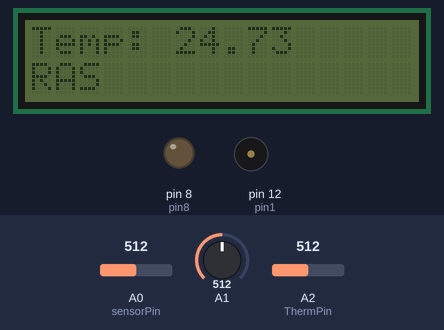
A sketch run on a simulated Arduino Uno, built with avr-gcc and run on an emulated ATmega328P. Shown: 16×2 character LCD, output pins drawn as LEDs (lit = HIGH), buzzer (waves = sounding). Inputs (shaded band) come from the test bench; at power-on: A2 (ThermPin) = 512, A1 = 512, A0 (sensorPin) = 512. What the sketch prints to the serial monitor is not drawn.

Above: at 1.2 s.
1.3 s: A2 (ThermPin) set to 552
At 2.1 s:
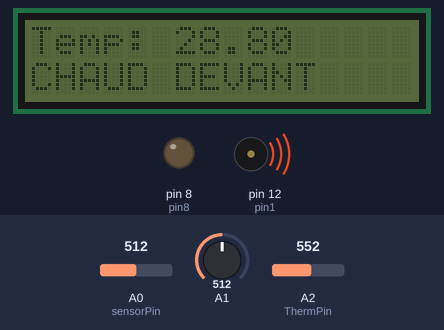
4.3 s: A1 set to 213
6.2 s: A1 set to 184
At 6.8 s:
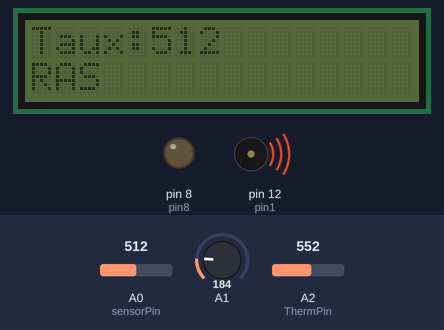
9.2 s: A0 (sensorPin) set to 539
At 11.1 s:
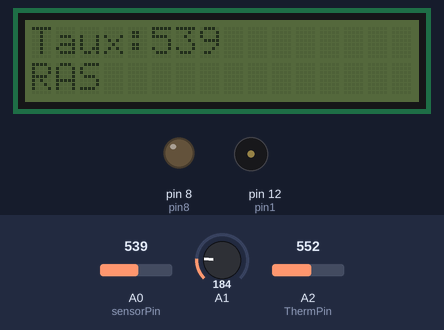
11.2 s: A0 (sensorPin) set to 568
At 11.8 s:
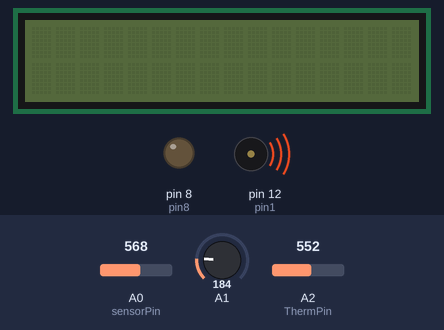
14.2 s: A0 (sensorPin) set to 540
At 16.6 s:
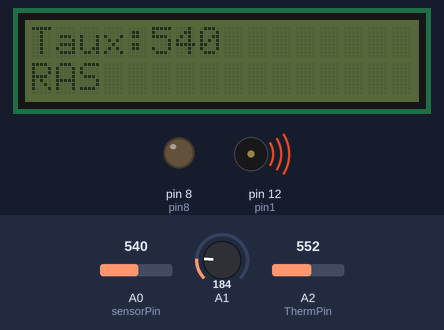
Timing chart, 0 to 18.2 s (numbered marks = the images above; inputs shaded):
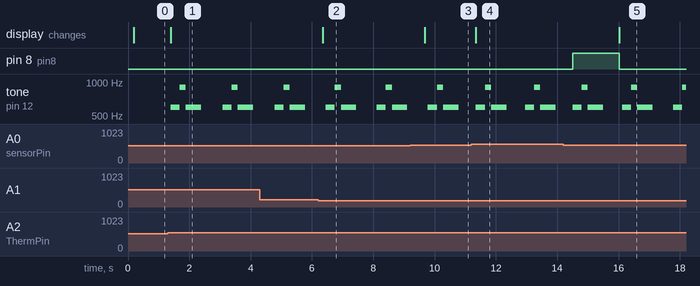

Measured:
- the behaviour switches between 544 and 545 on A2 (ThermPin) (found by bisection; images 0 and 1)
- the behaviour switches between 200 and 199 on A1 (found by bisection; images 1 and 2)
- the behaviour switches between 550 and 551 on A0 (sensorPin) (found by bisection; images 3 and 4)
- after the input at 1.3 s, tone on pin 12 (pin1): plays 600 Hz for 0.30 s, 900 Hz for 0.20 s, 600 Hz for 0.50 s, 600 Hz for 0.30 s, 900 Hz for 0.20 s, 600 Hz for 0.50 s, starting after 0.09 s; the display: changes after 0.09 s (image 1)
- after the input at 6.2 s, the display: changes after 0.15 s (image 2)
- after the input at 9.2 s, the display: changes after 0.48 s (image 3)
- after the input at 11.2 s, the display: changes after 0.15 s (image 4)
- after the input at 14.2 s, the display: changes after 1.8 s (image 5)

The sketch:

Last_code.ino
```cpp
//affichage d'un texte sur un LCD

#include <Wire.h>
#include <LiquidCrystal_I2C.h>


int ana2;

const int sensorPin=A0;
int smoke_level=-1; //Initialise le niveau de fumée à une valeur impossible au débogage. Si on voit la valeur -1 sur la sortie,
                      //on sait que ce n'est pas une valeur lue par analalogRead()
int pin1= 12;

int pin8= 8;

LiquidCrystal_I2C lcd(0x27,16,2);  // set the LCD address to 0x27 for a 16 chars and 2 line display


int ThermPin = 2;
int V; // tension analogique
float R1 = 10000; // valeur de la Resistance en série
float logR2, R2, T;
float c1 = 1.009249522e-03, c2 = 2.378405444e-04, c3 = 2.019202697e-07; //coeficients trouvés sur internet

void setup(){
  lcd.init(); //initialise le nombre de colonnes et de lignes
  Serial.begin(9600);
  pinMode(sensorPin,INPUT);
  pinMode(pin1, OUTPUT);
  pinMode(pin8, OUTPUT);


  }
void loop(){
  ana2= analogRead(1);//lit la sortie analogique d'un potentiomètre permettant de gerer l'affichage lcd

  smoke_level=analogRead(sensorPin); // MQ-2 est un capteur simple de résistance analogique
  //Serial.println(smoke_level);


  if (smoke_level >550)  { //condition pour que le capteur soit en alerte
    if(ana2<200){
    lcd.setCursor(0,1); //le curseur se positionne à la 1ère colonne, 2ième ligne
    lcd.clear();

    lcd.print("Alerte Fumee");

    lcd.clear();}


    Serial.println("Fumée détectée");
    buzzer();       // fonction buzzer plus pour eviter de repeter du code


  }

  else{
    if(ana2<200){
    lcd.clear();
    lcd.setCursor(0,0); //le curseur se positionne à la 1ère colonne, 2ième ligne
    lcd.print("Taux:");
    lcd.print(smoke_level);
    lcd.setCursor(0,1);
    lcd.print("RAS");}
    digitalWrite(8,LOW);
    noTone(12);
  }
  delay(100);

  // partie capteur temperature

  V = analogRead(ThermPin);
  R2 = R1 * (1023.0 / (float)V - 1.0);// valeur Thermistance
  logR2 = log(R2);
  T = (1.0 / (c1 + c2*logR2 + c3*logR2*logR2*logR2)); // formule pour trouver T
  T = T - 273.15;

  if(200<ana2){
  lcd.clear();
  lcd.setCursor(0,0);
  lcd.print("Temp: ");
  lcd.print(T);
  lcd.setCursor(0,1);
  lcd.print("RAS");

  }
  if(T>28){
    if(200<ana2){
      lcd.clear();
      lcd.setCursor(0,0);
      lcd.print("Temp: ");
      lcd.print(T);
      lcd.setCursor(0,1);
      lcd.print("CHAUD DEVANT");}
    buzzer();
  }
  Serial.print("Temperature: ");
  Serial.print(T);
  Serial.println(" C");

  delay(50);


  if ((smoke_level >550) && (T>28)) {

    doublebuzzer();

  }


}
void buzzer(){
    tone (12, 600); // allume le buzzer actif arduino
    delay(300);
    tone(12, 900); // allume le buzzer actif arduino
    delay(200);
    tone(12, 600); // allume le buzzer actif arduino
    delay(500);
    noTone(12);  // désactiver le buzzer actif arduino
    delay(500); }

void doublebuzzer(){
    digitalWrite(pin8,HIGH);

    tone (12, 600); // allume le buzzer actif arduino
    delay(300);
    tone(12, 900); // allume le buzzer actif arduino
    delay(200);
    tone(12, 600); // allume le buzzer actif arduino
    digitalWrite(pin8,HIGH);
    delay(500);
    noTone(12);  // désactiver le buzzer actif arduino
    delay(500); }
```
